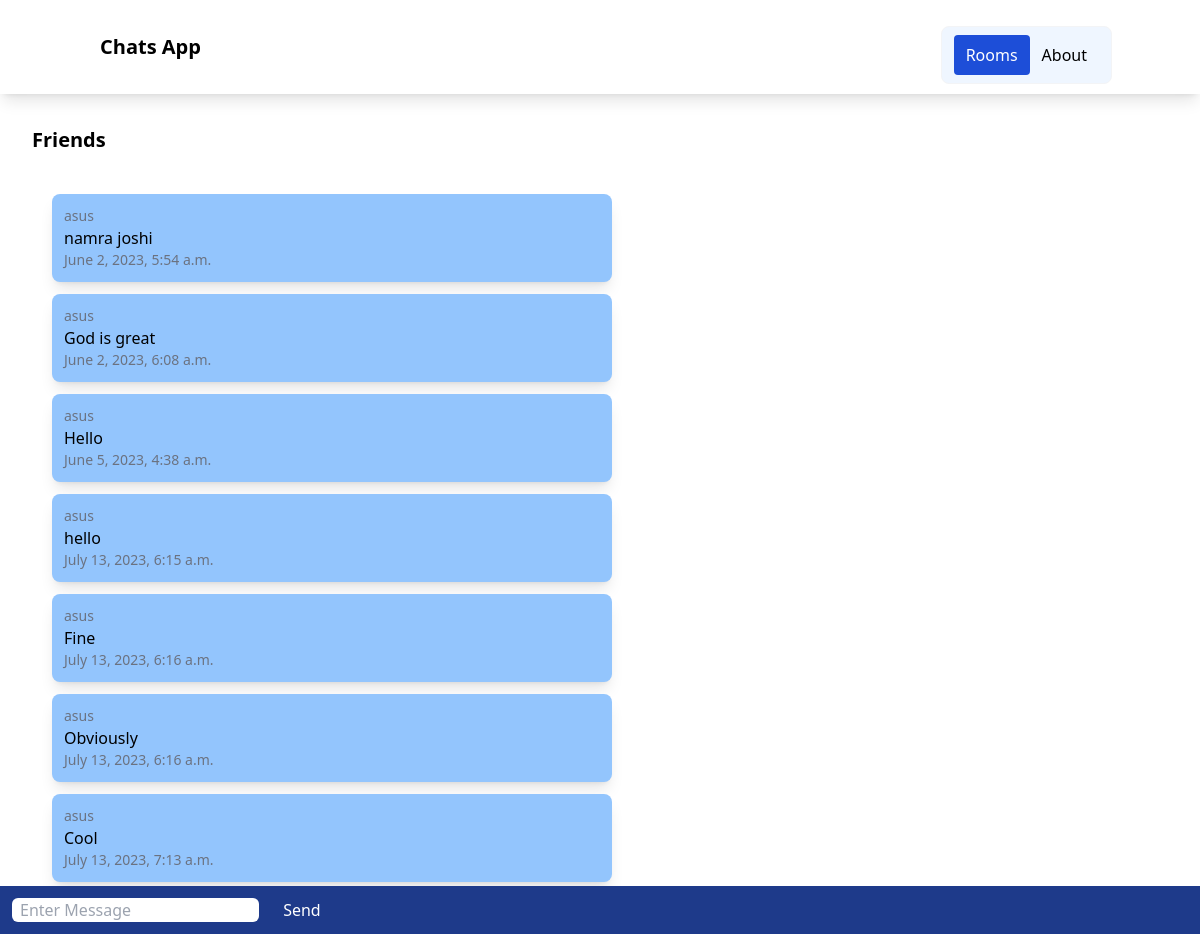
Screenshot of /friends/ (signed in) with the database file from the repository.
### chatapp/models.py (models this page shows, shortened)
class ChatRoom(models.Model):
    name = models.CharField(max_length=100)
    slug = models.SlugField(unique=True)

class ChatMessage(models.Model):
    user = models.ForeignKey(User, on_delete=models.CASCADE)
    room = models.ForeignKey(ChatRoom, on_delete=models.CASCADE)
    message_content = models.TextField()
    date = models.DateTimeField(auto_now=True)
    class Meta:
        ordering = ('date',)

### chatapp/views.py (the view)
# urls.py: path('<slug:slug>/',views.chatroom,name='chatroom'),
def chatroom(request, slug):
    chatroom = ChatRoom.objects.get(slug=slug)
    messages = ChatMessage.objects.filter(room=chatroom)[0:30]
    return render(request, 'chatapp/room.html', {'chatroom': chatroom,'messages':messages})

### chatapp/templates/chatapp/room.html (shortened to what this page needs)
{% extends 'chatapp/base.html' %}
{% block body %}
<div class="m-8 text-xl font-bold">
    {{chatroom.name}}
</div>
<div class="message-container m-10 overflow-auto h-[700px]" id="message-container">
    <div id="chat-messages">
        {% for message in messages %}
        <div class="message shadow-lg p-3 m-3 rounded-lg w-1/2 bg-blue-300">
            <div class="text-sm text-gray-500">
                {{message.user.username}}
            </div>
            {{message.message_content}}
            <div class="text-sm text-gray-500">
                {{message.date}}
            </div>
        </div>
        {% endfor %}
    </div>
</div>
<div class="form--container fixed inset-x-0 bottom-0 bg-blue-900 p-3">
    <form action="" method="post">
        <input class="rounded-md px-2" id="message-input" type="text" name="message" placeholder="Enter Message">
        <button class="text-white ml-5" id="send-button" type="submit">Send</button>
    </form>
</div>
{% endblock %}

### rows the page displays
ChatRoom: name "Friends"
ChatMessage: user.username "asus", message_content "namra joshi", date "June 2, 2023, 5:54 a.m."
ChatMessage: user.username "asus", message_content "God is great", date "June 2, 2023, 6:08 a.m."
ChatMessage: user.username "asus", message_content "Hello", date "June 5, 2023, 4:38 a.m."
ChatMessage: user.username "asus", message_content "hello", date "July 13, 2023, 6:15 a.m."
ChatMessage: user.username "asus", message_content "Fine", date "July 13, 2023, 6:16 a.m."
ChatMessage: user.username "asus", message_content "Obviously", date "July 13, 2023, 6:16 a.m."
ChatMessage: user.username "asus", message_content "Cool", date "July 13, 2023, 7:13 a.m."
